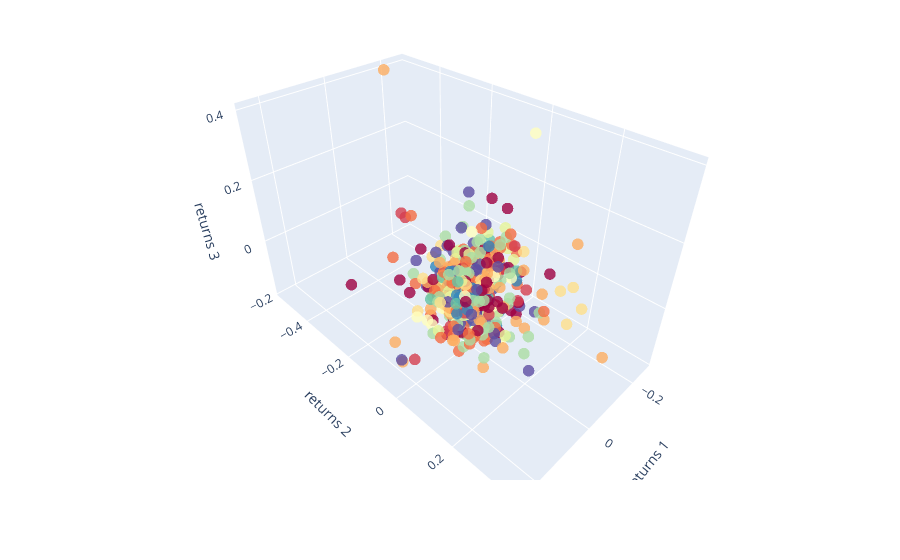

Source (notebook cell):
### Code cell
X = data.T
X["cluster"] = list(clusters.values())
cols = X.columns

f, ax = plt.subplots(figsize = (6,6))

sns.scatterplot(data = X, x = cols[0], y = cols[1], hue = 'cluster', palette = 'deep', ax = ax, legend = False)

import plotly.graph_objects as go

fig = go.Figure(data = [go.Scatter3d(
    x = X[cols[0]],
    y = X[cols[1]],
    z = X[cols[2]],
    mode = 'markers',
    marker = dict(
        size = 4,
        color = X['cluster'],
        colorscale = 'spectral',
        opacity = 0.8
    )
)])

fig.update_layout(
    title = "3D visualization of clusters",
    scene = dict(
        xaxis_title = "returns 1",
        yaxis_title = "returns 2",
        zaxis_title = "returns 3"
    ),
    margin = dict(l = 0, r = 0, t= 0)
)

fig.show()

### Figure 1 — Plotly figure (JSON) as saved in the notebook; plotly's stock layout.template omitted (floating-point values rounded to 4 significant figures; data arrays with more than 128 entries replaced by an {"elided": "..."} marker saying what was removed)
{"data": [{"marker": {"color": {"elided": "497 int values"}, "colorscale": [[0, "rgb(158,1,66)"], [0.1, "rgb(213,62,79)"], [0.2, "rgb(244,109,67)"], [0.3, "rgb(253,174,97)"], [0.4, "rgb(254,224,139)"], [0.5, "rgb(255,255,191)"], [0.6, "rgb(230,245,152)"], [0.7, "rgb(171,221,164)"], [0.8, "rgb(102,194,165)"], [0.9, "rgb(50,136,189)"], [1, "rgb(94,79,162)"]], "opacity": 0.8, "size": 4}, "mode": "markers", "type": "scatter3d", "x": {"elided": "497 float values"}, "y": {"elided": "497 float values"}, "z": {"elided": "497 float values"}}], "layout": {"margin": {"l": 0, "r": 0, "t": 0}, "scene": {"xaxis": {"title": {"text": "returns 1"}}, "yaxis": {"title": {"text": "returns 2"}}, "zaxis": {"title": {"text": "returns 3"}}}, "title": {"text": "3D visualization of clusters"}}}
